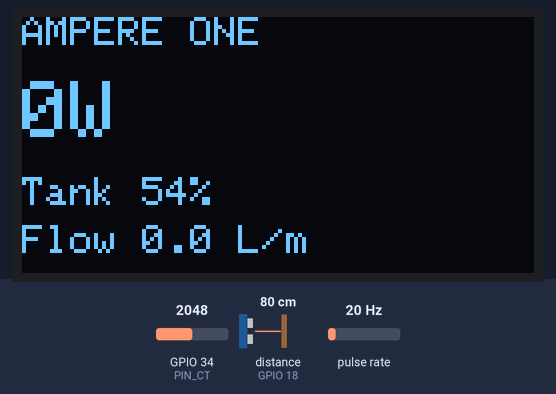
Bench run of a sketch on a simulated ESP32. Shown: 128×64 one-colour display. Wiring (inferred from the names in the program): ultrasonic range finder: trigger GPIO 5; echo GPIO 18; pulse sensor: data GPIO 4. The inputs (shaded band) are chosen by the test bench; at power-on: distance to the obstacle (sensor on GPIO 18) 80 cm, pulse rate 20 Hz, GPIO 34 (PIN_CT) = 2048 (analog values on the 0–4095 scale). The echo pulse lasts 58.3 µs per cm; nothing arrives over Bluetooth unless stated; a phone connects over Bluetooth LE 3 s after start; what the sketch prints to the serial monitor is not drawn.

Above: at 1.2 s.
1.3 s: distance to the obstacle (sensor on GPIO 18) set to 2 cm
At 2.8 s:
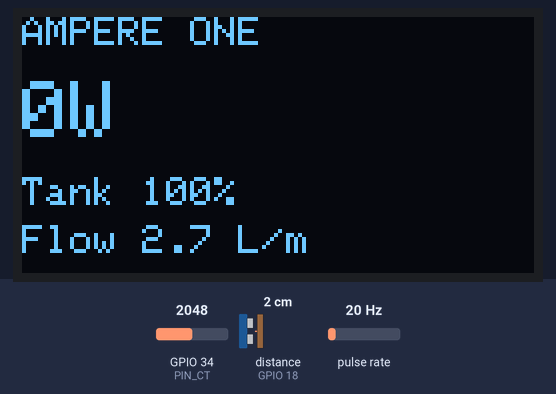
5.6 s: pulse rate (sensor on GPIO 4) set to 4 Hz
At 8.7 s:
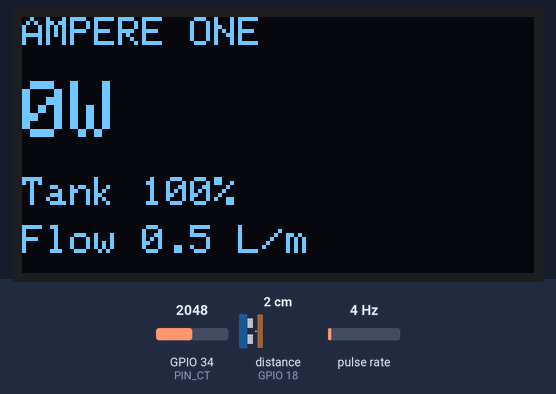
9.4 s: GPIO 34 (PIN_CT) set to 2866
At 11.6 s:
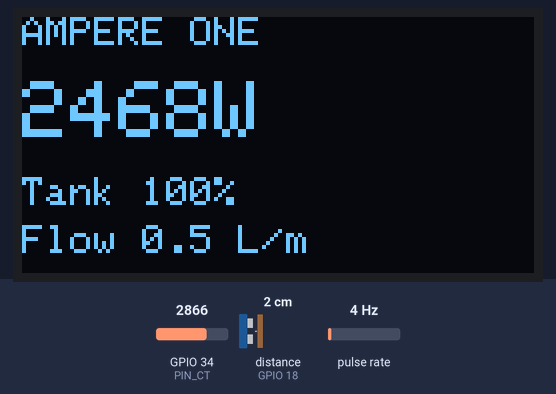
11.9 s: distance to the obstacle (sensor on GPIO 18) set to 35 cm
At 13.8 s:
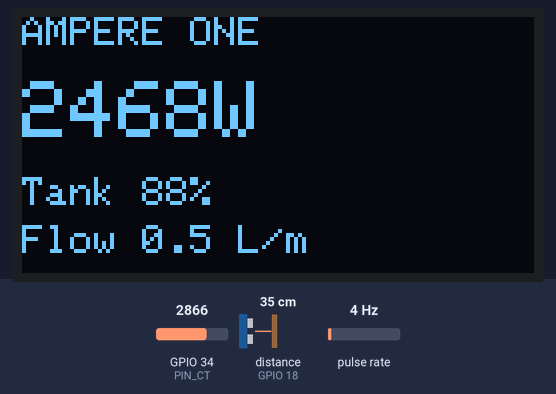
14.4 s: pulse rate (sensor on GPIO 4) set to 50 Hz
At 17.9 s:
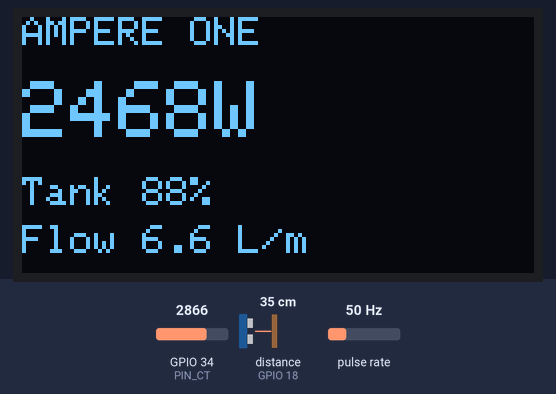
18.2 s: GPIO 34 (PIN_CT) set to 3603
At 20.1 s:
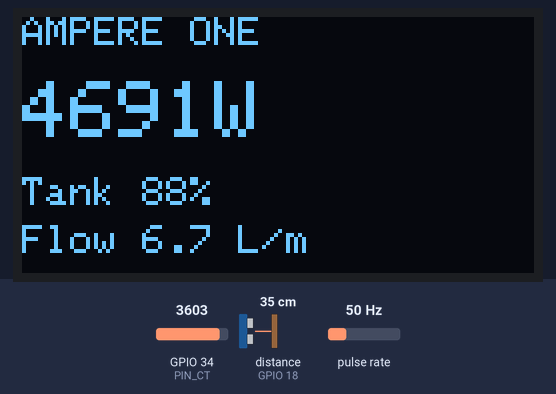
Timing chart, 0 to 21.6 s (numbered marks = the images above; inputs shaded):
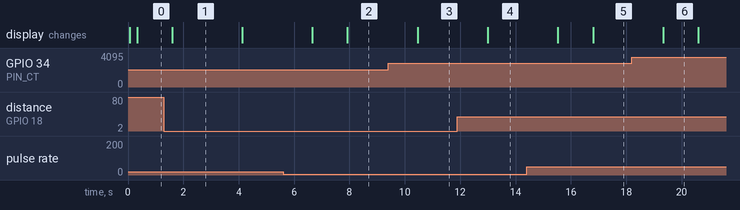

Measured:
- after the input at 5.6 s, the display: first changes after 1.1 s (image 2 shows a later state)
- after the input at 9.4 s, the display: changes after 1.1 s (image 3)
- after the input at 11.9 s, the display: changes after 1.1 s (image 4)
- after the input at 14.4 s, the display: first changes after 1.1 s (image 5 shows a later state)
- after the input at 18.2 s, the display: changes after 1.1 s (image 6)
- what the display in image 1 shows lasts 2.5 s, from 1.6 s to 4.1 s
- what the display in image 6 shows lasts 1.3 s, from 19.3 s to 20.6 s

The sketch:

ampere_one.ino
```cpp
/*
 * Ampere One — ESP32 firmware
 * GCIP-SA 2026 demo unit. One box, two resources: electricity + water.
 *
 *   Energy : SCT-013-030 clamp CT (voltage output)  -> GPIO34 (ADC), RMS current -> watts
 *   Water  : JSN-SR04T ultrasonic tank level         -> TRIG GPIO5 / ECHO GPIO18 -> % full
 *   Water  : YF-S201 hall flow (optional inline)      -> GPIO4 pulse count -> L/min + leak flag
 *   Out    : BLE notify, one JSON characteristic the Ampere app subscribes to
 *   Local  : SSD1306 OLED live readout for the demo bench
 *
 * Board: ESP32 DevKit v1.  Arduino-ESP32 core 2.x.
 * Libs : Adafruit_SSD1306 + Adafruit_GFX (OLED). BLE is built into the core.
 *
 * Calibrate the CONSTANTS block against a reference meter before the demo.
 */

#include <Wire.h>
#include <Adafruit_GFX.h>
#include <Adafruit_SSD1306.h>
#include <BLEDevice.h>
#include <BLEServer.h>
#include <BLEUtils.h>
#include <BLE2902.h>

// ---------- CONSTANTS (calibrate these) ----------
#define MAINS_VOLTAGE     230.0   // SA nominal; replace with ZMPT reading for true power
#define POWER_FACTOR      0.95    // assumed; resistive-ish loads
#define CT_CAL            30.0    // SCT-013-030 = 30A per 1V (voltage output, NO burden resistor).
                                  // If you buy the SCT-013-100A (100A:50mA current output) instead,
                                  // add a ~33Ω burden resistor across the jack and set CT_CAL = 60.6.
#define ADC_REF           3.3
#define ADC_COUNTS        4096.0
#define ENERGY_SAMPLES    1480    // ~ a few mains cycles of sampling

#define TANK_FULL_CM      20.0    // sensor->water surface when FULL
#define TANK_EMPTY_CM     150.0   // sensor->bottom when EMPTY
#define PULSES_PER_LITRE  450.0   // YF-S201 ~7.5 pulses/L/min -> 450 pulses/L
#define LEAK_MIN_LPM      0.05    // sustained flow below this with no tap event = suspicious
#define LEAK_WINDOW_MS    180000  // 3 min of continuous low flow -> leak

// ---------- PINS ----------
#define PIN_CT      34
#define PIN_TRIG    5
#define PIN_ECHO    18
#define PIN_FLOW    4
#define OLED_SDA    21
#define OLED_SCL    22

// ---------- BLE UUIDs ----------
#define SVC_UUID    "a1b20001-5c6d-4e7f-8a9b-0c1d2e3f4a5b"
#define CHR_UUID    "a1b20002-5c6d-4e7f-8a9b-0c1d2e3f4a5b"

Adafruit_SSD1306 oled(128, 64, &Wire, -1);
BLECharacteristic *chr;
bool clientConnected = false;

volatile unsigned long flowPulses = 0;
unsigned long lastFlowCalc = 0;
unsigned long lowFlowSince = 0;

void IRAM_ATTR onFlowPulse() { flowPulses++; }

class ConnCB : public BLEServerCallbacks {
  void onConnect(BLEServer*) override { clientConnected = true; }
  void onDisconnect(BLEServer* s) override { clientConnected = false; s->startAdvertising(); }
};

// ---- Energy: RMS current from the clamp CT, then estimate watts ----
float readWatts() {
  long   sumSq = 0;
  double offset = ADC_COUNTS / 2.0;   // running DC-bias tracker
  for (int i = 0; i < ENERGY_SAMPLES; i++) {
    int raw = analogRead(PIN_CT);
    offset += (raw - offset) / 1024.0;            // low-pass to track bias point
    double centred = raw - offset;
    sumSq += (long)(centred * centred);
    delayMicroseconds(50);
  }
  double rmsCounts = sqrt((double)sumSq / ENERGY_SAMPLES);
  double rmsVolts  = (rmsCounts / ADC_COUNTS) * ADC_REF;
  double amps      = rmsVolts * CT_CAL;           // 30A per 1V
  if (amps < 0.05) amps = 0;                       // noise floor
  return amps * MAINS_VOLTAGE * POWER_FACTOR;
}

// ---- Water: tank level % from ultrasonic distance ----
float readTankPct() {
  digitalWrite(PIN_TRIG, LOW);  delayMicroseconds(2);
  digitalWrite(PIN_TRIG, HIGH); delayMicroseconds(10);
  digitalWrite(PIN_TRIG, LOW);
  long us = pulseIn(PIN_ECHO, HIGH, 40000);        // 40ms timeout (~6.8m)
  if (us == 0) return -1;                           // no echo
  float cm = us / 58.0;
  float pct = (TANK_EMPTY_CM - cm) / (TANK_EMPTY_CM - TANK_FULL_CM) * 100.0;
  return constrain(pct, 0, 100);
}

void setup() {
  Serial.begin(115200);
  analogReadResolution(12);
  analogSetPinAttenuation(PIN_CT, ADC_11db);       // full 0-3.3V range

  pinMode(PIN_TRIG, OUTPUT);
  pinMode(PIN_ECHO, INPUT);
  pinMode(PIN_FLOW, INPUT_PULLUP);
  attachInterrupt(digitalPinToInterrupt(PIN_FLOW), onFlowPulse, FALLING);

  Wire.begin(OLED_SDA, OLED_SCL);
  if (oled.begin(SSD1306_SWITCHCAPVCC, 0x3C)) {
    oled.clearDisplay(); oled.setTextColor(SSD1306_WHITE);
    oled.setTextSize(1); oled.setCursor(0,0); oled.print("Ampere One"); oled.display();
  }

  BLEDevice::init("Ampere One");
  BLEServer *srv = BLEDevice::createServer();
  srv->setCallbacks(new ConnCB());
  BLEService *svc = srv->createService(SVC_UUID);
  chr = svc->createCharacteristic(CHR_UUID,
          BLECharacteristic::PROPERTY_READ | BLECharacteristic::PROPERTY_NOTIFY);
  chr->addDescriptor(new BLE2902());
  svc->start();
  BLEAdvertising *adv = BLEDevice::getAdvertising();
  adv->addServiceUUID(SVC_UUID);
  adv->setScanResponse(true);
  BLEDevice::startAdvertising();
  Serial.println("Ampere One advertising over BLE");
  lastFlowCalc = millis();
}

void loop() {
  float watts = readWatts();
  float tank  = readTankPct();

  // flow over the last interval
  unsigned long now = millis();
  float lpm = 0;
  if (now - lastFlowCalc >= 1000) {
    noInterrupts(); unsigned long p = flowPulses; flowPulses = 0; interrupts();
    float litres = p / PULSES_PER_LITRE;
    lpm = litres * (60000.0 / (now - lastFlowCalc));
    lastFlowCalc = now;
  }

  // crude leak heuristic: continuous trickle for LEAK_WINDOW_MS
  bool leak = false;
  if (lpm > LEAK_MIN_LPM && lpm < 2.0) {
    if (lowFlowSince == 0) lowFlowSince = now;
    if (now - lowFlowSince > LEAK_WINDOW_MS) leak = true;
  } else {
    lowFlowSince = 0;
  }

  char json[160];
  snprintf(json, sizeof(json),
    "{\"w\":%.0f,\"tank\":%.0f,\"lpm\":%.2f,\"leak\":%s}",
    watts, tank, lpm, leak ? "true" : "false");

  if (clientConnected) { chr->setValue((uint8_t*)json, strlen(json)); chr->notify(); }
  Serial.println(json);

  // OLED bench readout
  oled.clearDisplay();
  oled.setTextSize(1); oled.setCursor(0,0);  oled.print("AMPERE ONE");
  oled.setCursor(0,16); oled.setTextSize(2); oled.printf("%.0fW", watts);
  oled.setTextSize(1);
  oled.setCursor(0,40); oled.printf("Tank %.0f%%", tank);
  oled.setCursor(0,52); oled.printf("Flow %.1f L/m %s", lpm, leak ? "LEAK!" : "");
  oled.display();

  delay(1000);
}
```
